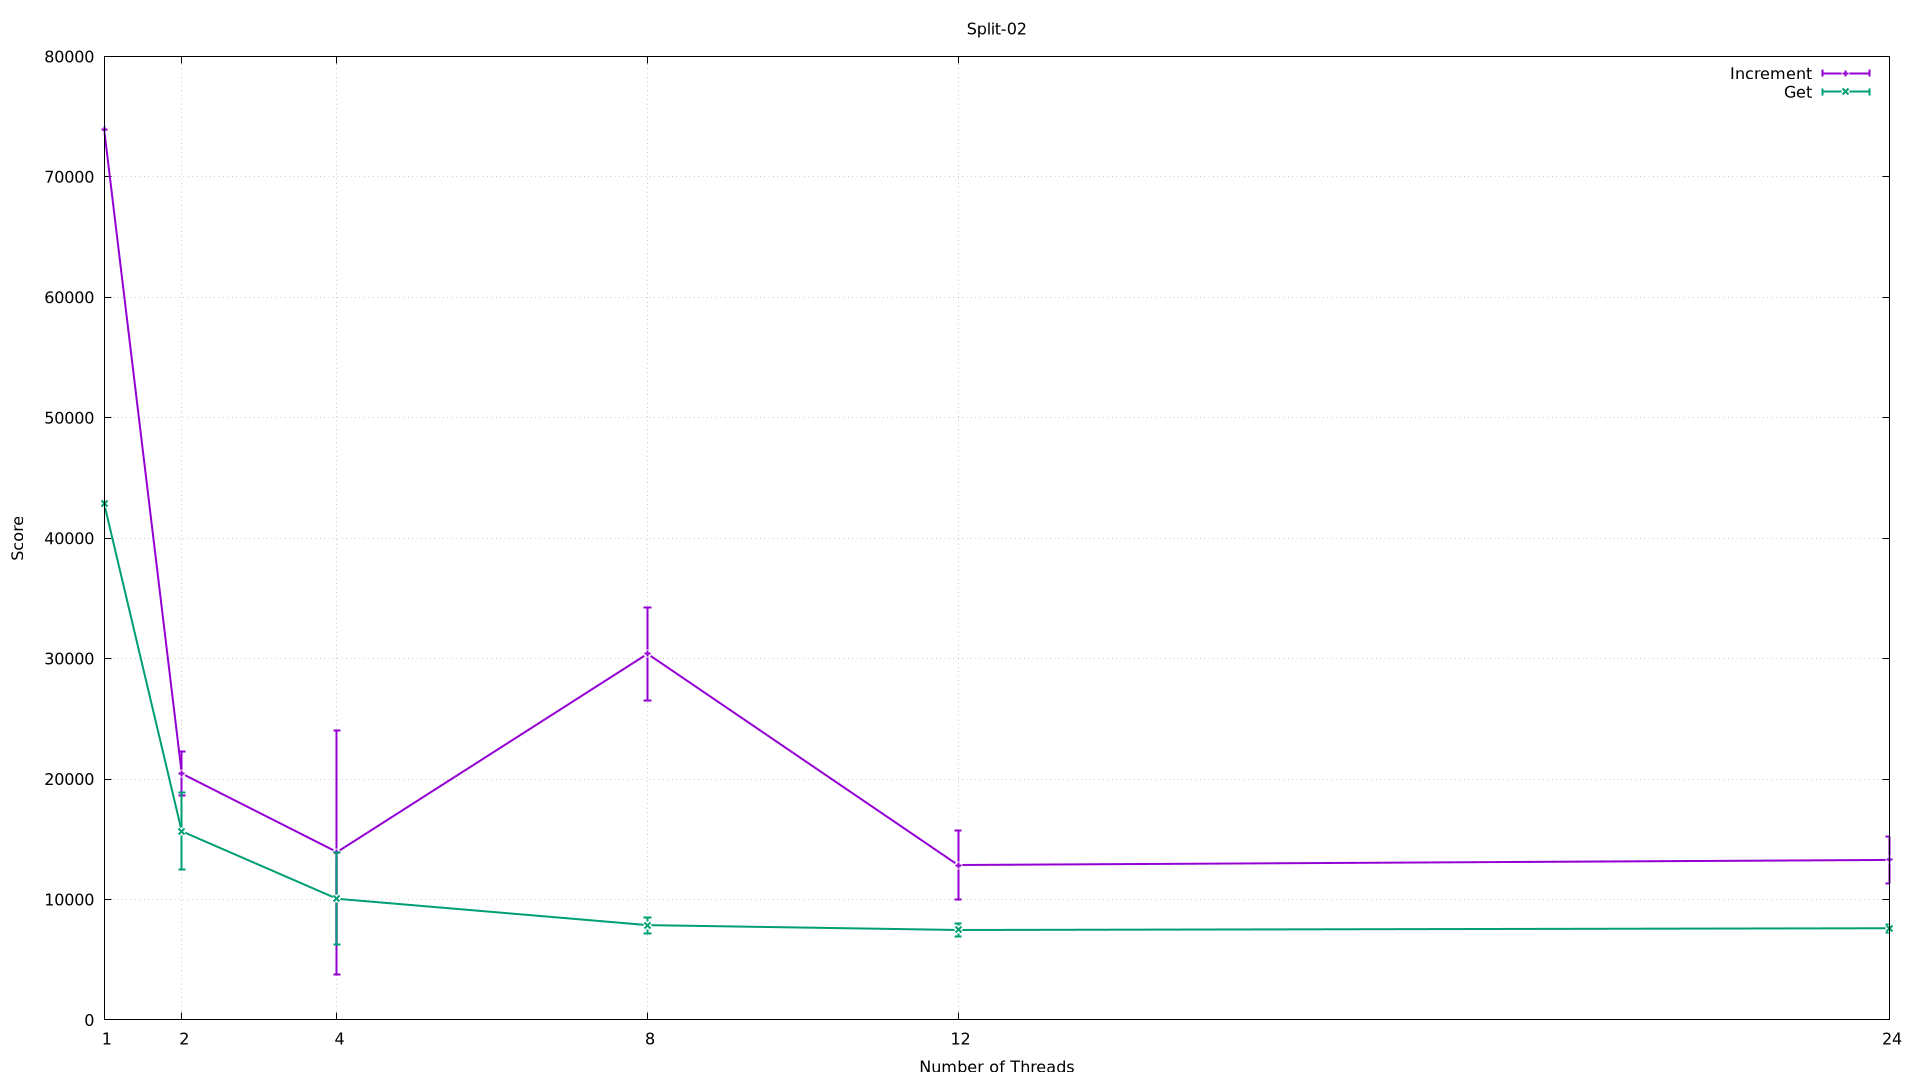

Recreate this plot in gnuplot.
set terminal pngcairo size 1920,1080
set output 'Split-02.png'
set title 'Split-02'
set xlabel 'Number of Threads'
set xtics (1, 2, 4, 8, 12, 24)
set ylabel 'Score'
set yrange [0:*]
set grid
plot 'Split-02.dat' index 0 title 'Increment' with yerrorlines linewidth 2, \
     'Split-02.dat' index 1 title 'Get' with yerrorlines linewidth 2
